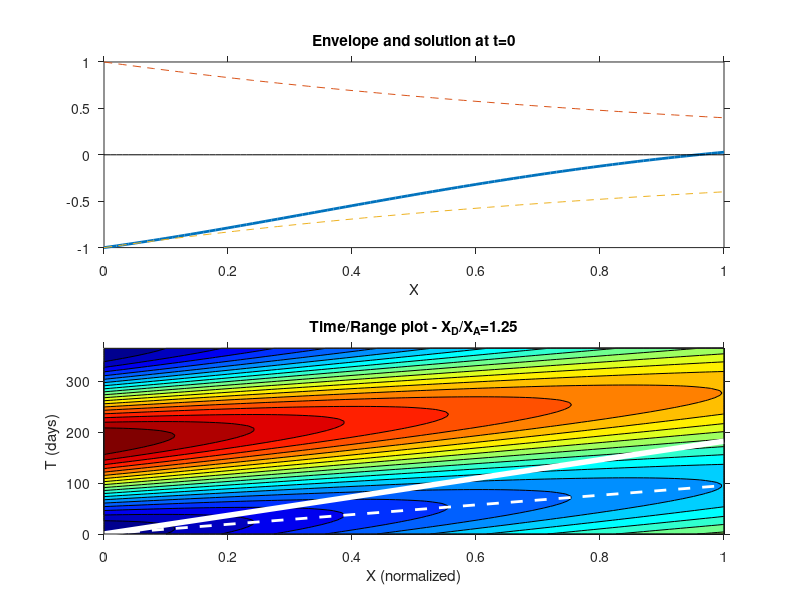
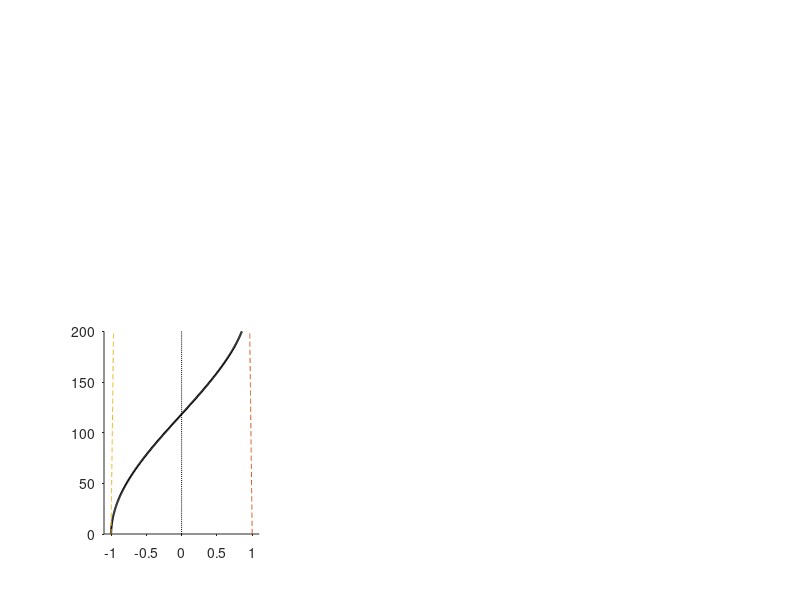

MATLAB code for these plots, in order: (Note: this script raises an error after producing the figures.)
% ADvection/Diffusion equation solutions
addpath(genpath('/ocean/sstevens/'));
addpath(genpath('/ocean/rich/home/matlab/m_map/'));
%%
clear

x=[0:.01:100];

K=2*(sqrt(1+i*(2*x).^2)-1)./(2*x).^2;

h=semilogx(x,real(K),x,imag(K));
set(h(1),'linewi',2);
legend('k_R','k_I');
xlabel('X_D/X_A');
set(gca,'tickdir','out','fontsize',16,'box','off');

% %print -depsc Advecdiffus
% print -dpng Advecdiffus

%%
t=linspace(0,2*pi,80);
x=0:.01:1;
[xx,tt]=meshgrid(x,t);

XA=1/(2*pi)*2;  % ADVECTIVE LENGTH SCALE
                % "2" means twice length in a year = "Strait of Georgia"

Gam=25;
Gam=.25;
Gam=2.5;   % 2*XD/XA
           % = 2.5 for "Strait of Georgia"

% Nondimensional soln.

K=2/XA*(sqrt(1+i*Gam.^2)-1)./Gam.^2;

 
S=-real(exp(i*tt-K*xx));

clf;set(gcf,'defaultaxestickdir','out','defaultaxestickdirmode','manual');
subplot(2,1,1);
hh=plot(x,S(1,:),x,0*x,'k',x,exp(-real(K)*x),'--',x,-exp(-real(K)*x),'--');
set(hh(1),'linewi',2);
title('Envelope and solution at t=0');
xlabel('X');

subplot(2,1,2);
%imagesc(x,t/(2*pi)*365,S);set(gca,'ydir','normal');
contourf(x,t/(2*pi)*365,S,[-1:.1:1]);
colormap(jet);
xlabel('X (normalized)');ylabel('T (days)');
line([0 1],[0 1/XA]/(2*pi)*365,'color','w','linewi',4);  % ADVECTION SPEED LINE
line([0 1],[0 imag(K)]/(2*pi)*365,'color','w','linewi',2,'linest','--');  % Effective line
title(['Time/Range plot - X_D/X_A=' num2str(Gam/2)]);

% print('-dpng',['Advecdiffus2_' num2str(Gam/2) '.png']);


%% Solutions for delta function

%% Do this again...For real!!!!

w=2*pi/(365); %rad/day
X=200;  % km
% U=X/(.5*365);  % km/day
U=1.5e-5*(60*60*24); % 2 cm/s (in km/day) as per measurements
% U=1e-5*(60*60*24); % 1 cm/s
% U=0.5e-5*(60*60*24); % 0.5 cm/s


% gam = 2A/U
Gam=[2 2e2 2e4];

figure('units','centimeters','outerposition',[0 0 14 10],'color','w');
% orient portrait;wysiwyg;
set(gcf,'defaultaxestickdir','out','defaultaxestickdirmode','manual');

count=0;
lab={'d)' 'a)' 'e)' 'b)' 'f)' 'c)'};
for kk=1:3
count=count+1;
k=(sqrt(1+2*i*w/U*Gam(kk))-1)/Gam(kk);

t=linspace(0,365,80);
x=linspace(0,X,200);
[xx,tt]=meshgrid(x,t);

S=-real(exp(-k*xx+i*w*tt));

ax(count)=subplot(2,3,3+kk);
xlim([-1.1 1.1]);
hold on
hh=plot(S(1,:),x,0*x,x,'k:',exp(-real(k)*x),x,'--',-exp(-real(k)*x),x,'--');
set(hh(1),'linewi',1.5,'color','k');
set(hh(3),'color',rgb_x('light red'));
set(hh(4),'color',rgb_x('light red'));
patch([exp(-real(k)*x) fliplr(-exp(-real(k)*x))],[x fliplr(x)],rgb_x('light red'),...
    'facealpha',0.2,'linestyle','none');
text(0.05,1.1,lab{count},'units','normalized');

count=count+1;
ax(count)=subplot(2,3,kk);
%imagesc(x,t/(2*pi)*365,S);set(gca,'ydir','normal');
[CS,CH]=contourf(t,x,fliplr(rot90(S,-1)),-1:0.2:1,'linestyle','none');%,[-1:.1:1]);
caxis([-1 1]);
colormap(cmocean('balance','pivot',0));
% xlabel('X  (km)');ylabel('Time (days)');
line([0 X/U],[0 X],'color','k','linewi',3);  % ADVECTION SPEED LINE
line([0 X/U],[0 X],'color','w','linewi',1.5);  % ADVECTION SPEED LINE
line([0 imag(k)*X/w],[0 X],'color','w','linewi',2,'linest','--');  % Effective line
% title(['Time/Range plot - 2A/U=' num2str(Gam(kk))]);
title(['\gamma=' num2str(Gam(kk)) ' km']);
set(gca,'xtick',0:100:300);
text(0.05,1.1,lab{count},'units','normalized');

end

axes(ax(2))
ylabel('Distance (km)','fontsize',8);
axes(ax(1))
ylabel('Distance (km)','fontsize',8);
axes(ax(3))
xlabel('Temperature (^\circC)','fontsize',8);
axes(ax(4))
xlabel('Time (days)','fontsize',8);
set(findall(gcf,'-property','FontSize'),'FontSize',8);

axes(ax(6))
[ax,h]=m_contfbar([0.25 0.75],-.2,CS,CH,'endpiece','no','axfrac',.075,...
    'fontsize',6,'linest','none');

%% 
export_fig /ocean/sstevens/IW_project/figures/paper/vec/advecdiffus.pdf -dpdf -nocrop

%%


% figure(2);
% clf;set(gcf,'defaultaxestickdir','out','defaultaxestickdirmode','manual');
% 
% Gam=logspace(-3,6,100);
% k=(sqrt(1+2*i*w/U.*Gam)-1)./Gam;
% 
% h=semilogx(Gam,real(k)*X,Gam,imag(k)*X);
% xlim(Gam([1 end]));
% set(h(1),'linewi',2);
% legend('k_RX','k_IX');
% xlabel('2A/U (km)');
% set(gca,'tickdir','out','fontsize',16,'box','off');

% %%
% figure(1);print -dpng fosc
% figure(2);print -dpng fkvals

%%

Avals=[10 100 1000 10000]; % m^2/s

t=linspace(0,3,180); % years
x=linspace(0,200,200); % km
U=200/.5; % km/year
[xx,tt]=meshgrid(x,t);

figure(1);clf;orient landscape;wysiwyg;
for kk=1:length(Avals)

    subplot(2,4,kk);  
    A=Avals(kk)*(1e-6*(365*86400)); % Convert from m^2/s to km^2/year

    c=1./sqrt(4*pi*A*tt).*exp( -(xx-U*tt).^2./(4*A*tt) );
    c(1,:)=0;
    
    contourf(x,t,(c),20);
    line(x,x./U,'color','w','linewi',2);
    line(x,x./U,'color','r','linest','--');
    caxis([0 max(c(:,1))]);
    ylim([0 1]);
    xlabel('x/km');
    if kk==1, ylabel('time/years'); end
    title(sprintf('A=%g m^2/s',Avals(kk)));
    
    subplot(2,4,4+kk);
    plot(t,c(:,end));
    if kk==1, yy=ylim; end;
    line(x(end)./[U U],yy,'color','r','linest','--');
    mn=sum(t*c(:,end))/sum(c(:,end));
    line([mn mn],yy,'color',[0 .5 0],'linewi',3);
    text(mn,yy(2)/2,sprintf('Mean %.1f',mn));
    xlabel('time/years');
    ylabel('c(200 km,t)');
    
end
colormap(m_colmap('jet'));

% print -dpng Hdiffus
    


